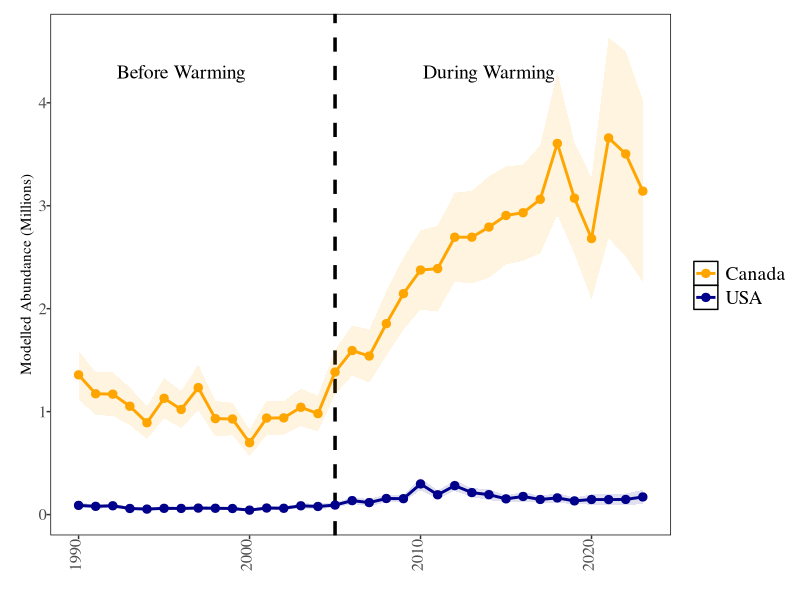
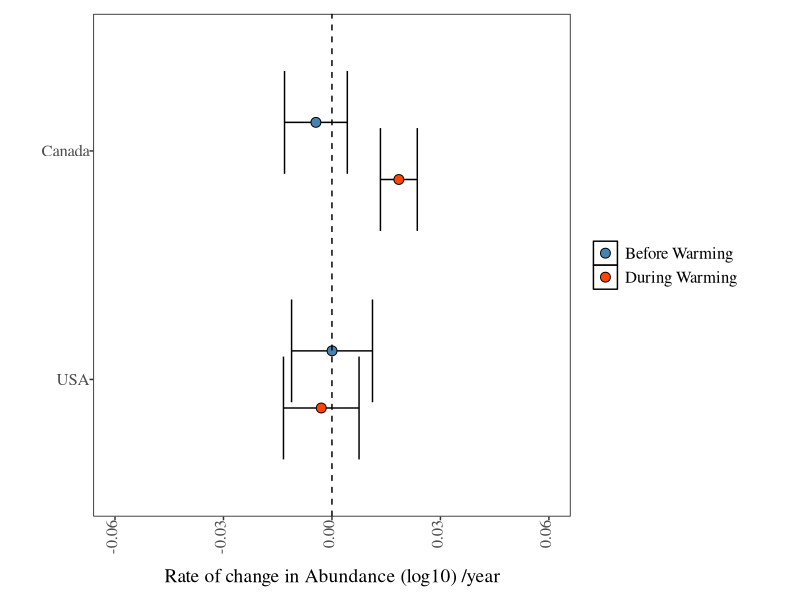
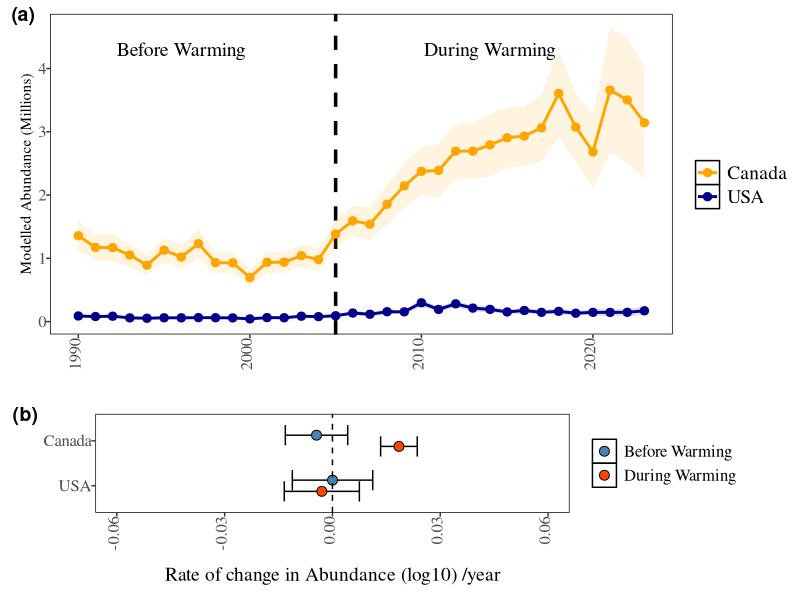
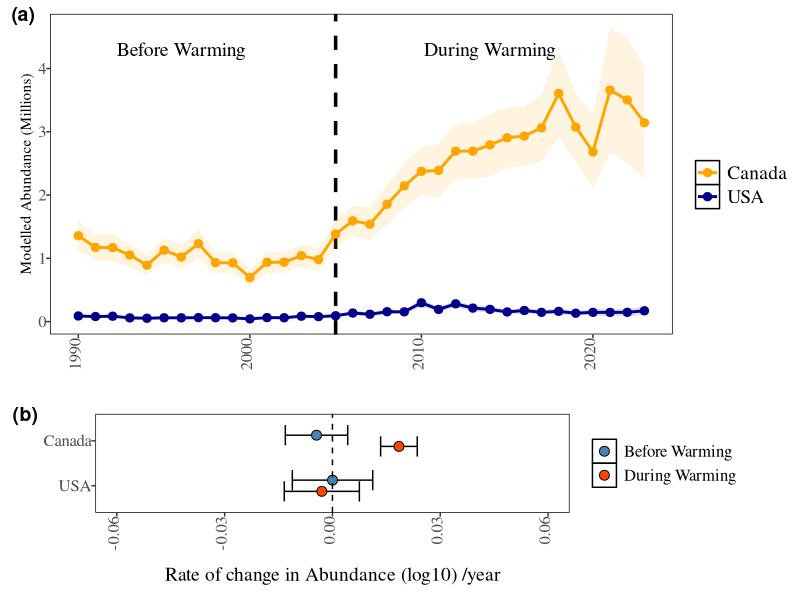

Reproduce these figures in R, in order. (Note: this script raises an error after producing the figures.)
library(dplyr)

library(broom)

library(ggplot2)
library(cowplot)
library(patchwork)
library(RColorBrewer)

library(grid)  # For unit() function
#theme----
theme_replace(panel.grid.minor = element_blank(), panel.grid.major = element_line(colour="black"),
              
              strip.background=element_rect(colour="black",fill="white"))

theme_set(theme_bw())

theme_replace(legend.key =element_rect(colour="black",fill="white"),
              
              plot.margin = unit(c(1.5,3,1.5,1), "cm"),
              
              #plot.margin=margin(3,4,4,0),
              
              #plot.margin=margin(3,4,4,0),
              
              plot.title=element_text(size=16,vjust=1.5,family="serif"),
              
              legend.background=element_rect(size=.9,colour="white",fill="white"),
              
              strip.text=element_text(size=14,family="serif",angle=0),
              
              panel.border = element_rect(colour = "black",fill=NA),
              
              panel.grid.minor = element_blank(), panel.grid.major = element_blank(),
              
              strip.background=element_rect(colour="black",fill="white"),
              
              axis.text.x = element_text(angle = 90, vjust = 0.2, hjust=1,size=12,family="serif"),
              
              axis.text.y = element_text(angle = 0, vjust = 0.5, hjust=1,size=12,family="serif"),
              
              axis.title.x=element_text(size=12,hjust=0.5,vjust=-2,family="serif"))

pd <- position_dodge(.5)
#END theme----
# Plot abuncance indexed regions ----

FigAbd.Region.Spring <- read.csv(here::here("2025-04-23/Output/IndexAbundance/abundance_ind_Region.Spring.csv"),row.names=NULL)
names(FigAbd.Region.Spring)

Reg_SlopSpring <- read.csv(here::here("2025-04-23/Output/IndexAbundance/RegionAbdSlope.Spring.csv"),row.names=NULL)
names(Reg_SlopSpring)
#To estimate the proportion ot toal abundance by Season, I have to do it here as teh script in 3.3Regional_Proportions can only easily be run if you have VAST
Reg_Prop<-read.csv(here::here("2025-04-23/Output/Proportions/proportions_and_density_Regional.csv"))
#isolate spring 
Reg_Prop_Spring <- subset(Reg_Prop, Reg_Prop$Season == "Spring")
names(Reg_Prop_Spring)
#plot check and adding vars to figure out proportion before and during warming.----
Reg_Prop_Spring$Period<-NULL
Reg_Prop_Spring$Period[Reg_Prop_Spring$Year<2006]<-"Before Warming"
Reg_Prop_Spring$Period[Reg_Prop_Spring$Year>2005]<-"During Warming"
Reg_Prop_Spring$Region<-factor(Reg_Prop_Spring$Index_Region)
names(Reg_Prop_Spring)
library(dplyr)

popr <- Reg_Prop_Spring %>%
  group_by(Period) %>%
  mutate(Total_EstimateForPeriod = sum(Index_Estimate)) %>%
  ungroup() %>%
  group_by(Period, Region) %>%
  summarise(Total_EstimateForRegion = sum(Index_Estimate), 
            Total_EstimateForPeriod = first(Total_EstimateForPeriod)) %>%
  mutate(Prop = Total_EstimateForRegion / Total_EstimateForPeriod * 100) %>%
  ungroup()

Regiona_Proportion_Plot_Spring<-ggplot(Reg_Prop_Spring, aes(x = Year, y = Proportion, fill = Index_Region)) +
  geom_area() +
  scale_fill_manual(values = c("orange", "darkblue")) +
  labs(
    title = "Mean Proportion of Total Est. Abun. Spring",
    x = "Year",
    y = "Proportion of Total (%)",
    fill = NULL
  ) +
  geom_vline(xintercept = 2006, linetype = "dashed", color = "black", size = 1)
##END adding vars to figure out proportion before and during warming.----
popr
##Figure ABD Panel A----
regpal<- c("orange", "darkblue")
colbline<-brewer.pal(3, "Dark2")
custom_labels <- c(
  "Canada: Before (93.9%), During (94%)",
  "USA:    Before ( 6.1%), During ( 6%)"
)
ARegionalPlot<- 
  ggplot(data = FigAbd.Region.Spring, aes(x = Year, y = Index_Estimate/1000000),group=Region)+
  geom_vline(xintercept=2005,lty=2,lwd=1.2)+
  #geom_errorbar(data =  FigAbd.Region.Spring, aes(x = Year, ymin = (Index_Estimate/1000000 - Index_SD/1000000), ymax = (Index_Estimate/1000000 + Index_SD/1000000), color = Region, group = Region), alpha = 0.65) +
  geom_ribbon(aes(x = Year, ymin = Index_Estimate/1000000 - Index_SD/1000000, 
                  ymax = Index_Estimate/1000000 +Index_SD/1000000, 
                  fill = Region), alpha = 0.12) +  # Use geom_ribbon for the SE band
  geom_line(aes(color =  Region), linewidth = 1) +                         # Line for the group
  geom_point(aes(color = Region), shape = 19,size=2.5) +                        # Points for data
  scale_fill_manual(values = regpal) +                    # Custom fill colors
  scale_color_manual(values = regpal) +
  # Combine legends
  guides(color = guide_legend(title = ""),
         fill = "none") + 
  labs(y="Modelled Abundance (Millions)", x="")+
  guides(color = guide_legend(title = ""))+
  annotate("text", x = 1996, y = 4.3, label = "Before Warming", color = "black", size = 5,family = "serif") +
  annotate("text", x = 2014, y = 4.3, label = "During Warming", color = "black", size = 5,family = "serif") +
  #Before
 # annotate("text", x = 1995, y = 3.1, label = "94%", color = "black", size = 4) +
#  annotate("segment", x = 1995, xend = 1995, y = 2.7, yend = 2, arrow = arrow(length = unit(.2, "cm"),type="closed")) +
 # annotate("text", x = 1992, y = .85, label = "6%", color = "black", size = 4) +
  #annotate("segment", x = 1992, xend = 1992, y = .7, yend = .3, arrow = arrow(length = unit(.2, "cm"),type="closed")) +
  #After
  #annotate("text", x = 2015, y = 6.2, label = "94%", color = "black", size = 4) +
  #annotate("segment", x = 2015, xend = 2015, y = 5.7, yend = 5.2, arrow = arrow(length = unit(.2, "cm"),type="closed")) +
  #annotate("text", x = 2015, y = .9, label = "6%", color = "black", size = 4) +
  #annotate("segment", x = 2015, xend = 2015, y = .7, yend = .3, arrow = arrow(length = unit(.2, "cm"),type="closed")) +
  #annotate("rect", xmin = 2004, xmax = 2014, ymin = 3, ymax = 5, alpha = 0.2, fill = "red") +
  theme(text = element_text(family = "serif"),  
        legend.box.background = element_blank(), # Transparent legend box
        legend.position.inside = c(.15,.7),
        legend.text = element_text(size = 14,family="serif"),
        plot.margin=margin(10, 5, 10, 15))
ARegionalPlot
#END Figure ABD A----
#Figure ABD RATE----
Reg_SlopSpring$Ord2Region<-factor(Reg_SlopSpring$Index_Region, levels=c("USA","Canada"))

Reg_SlopSpring$RevPeriod <- factor(Reg_SlopSpring$Period, levels = c("During Warming", "Before Warming")) 
RegionRatesPlot<-
  ggplot(Reg_SlopSpring , aes(x = factor(Ord2Region), y = estimate,fill=RevPeriod)) +
  geom_errorbar(aes(ymin = conf.low, ymax = conf.high), position = pd) +
  geom_point(shape = 21, size = 3, position = pd) +
  guides(fill = guide_legend(reverse = TRUE)) +  # Reverse the legend order
  scale_fill_manual(values = c("orangered","steelblue" ))+ #Reverse the colors
  coord_flip() +
  geom_hline(yintercept = 0, linetype = "dashed") + # Dashed line for y=0
  ylim(-0.06, 0.06) +
  #theme_minimal() + # A cleaner minimal theme
  theme(
    text = element_text(family = "serif"),  
    legend.position.inside = c(0.25, 0.6),               # Position of the legend
    legend.box.background = element_blank(), # Transparent legend box
    legend.title = element_blank(),             # Hide legend title
    legend.text = element_text(size = 12, family = "serif"), # Customize legend text
    axis.text = element_text(size = 14),      # Customize x-axis label
    axis.title.y = element_blank(),             # Remove y-axis label
    axis.title.x = element_text(size = 14),      # Customize x-axis label
    plot.margin=margin(10,40,20,30))+
  xlab("") +                                     # Clear x-axis label
  ylab("Rate of change in Abundance (log10) /year")
RegionRatesPlot
Figure2AbdAbdRates<-plot_grid(ARegionalPlot, RegionRatesPlot, nrow = 2,rel_heights = c(2, 1),labels = c("(a)", "(b)"))#,align = "v", axis = "lr") # Add labels
Figure2AbdAbdRates
#ggsave(here::here("R/DataforFinalFigs/Figure2AbdAbdRates.tiff"), plot = Figure2AbdAbdRates, dpi = 600, width = 8, height = 6, units = "in", device = "tiff")
# END Plot abundance indexed regions  ----
ggsave(here::here("R/DataforFinalFigs/Figure2AbdAbdRates.jpeg"), plot = Figure2AbdAbdRates, dpi = 600, width = 8, height = 6, units = "in", device = "jpeg")
#EOA plots and table for supplemental----
# PLOT EAO,----

R/DataforFinalFigs



